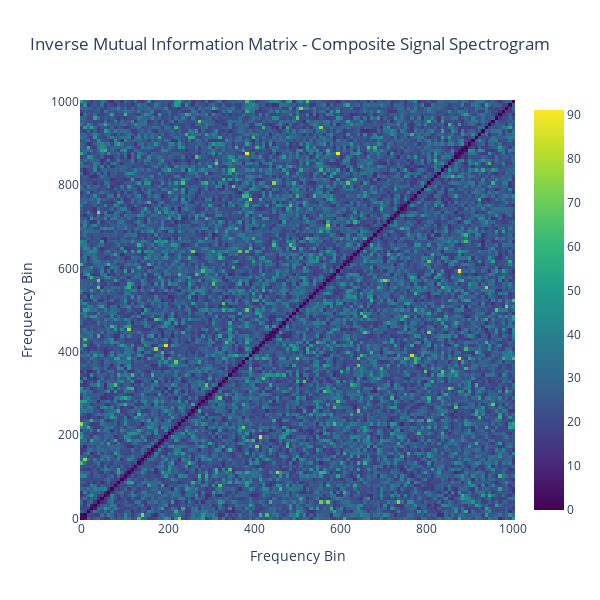

Notebook cell for this chart:
### Code cell
inverse_mi = 1 / (mi + 1e-10)  # add small value to avoid division by zero
np.fill_diagonal(inverse_mi, 0)
fig = go.Figure(data=go.Heatmap(z=inverse_mi, x=F, y=F, colorscale='Viridis'))
fig.update_layout(title='Inverse Mutual Information Matrix - Composite Signal Spectrogram', xaxis_title='Frequency Bin', yaxis_title='Frequency Bin', height=600, width=600)
fig.show()

### Figure 1 — Plotly figure (JSON) as saved in the notebook; plotly's stock layout.template omitted (floating-point values rounded to 4 significant figures; data arrays with more than 128 entries replaced by an {"elided": "..."} marker saying what was removed)
{"data": [{"colorscale": [[0, "#440154"], [0.1111, "#482878"], [0.2222, "#3e4989"], [0.3333, "#31688e"], [0.4444, "#26828e"], [0.5556, "#1f9e89"], [0.6667, "#35b779"], [0.7778, "#6ece58"], [0.8889, "#b5de2b"], [1, "#fde725"]], "type": "heatmap", "x": {"elided": "129 float values"}, "y": {"elided": "129 float values"}, "z": {"elided": "129x129 float values"}}], "layout": {"height": 600, "title": {"text": "Inverse Mutual Information Matrix - Composite Signal Spectrogram"}, "width": 600, "xaxis": {"title": {"text": "Frequency Bin"}}, "yaxis": {"title": {"text": "Frequency Bin"}}}}
